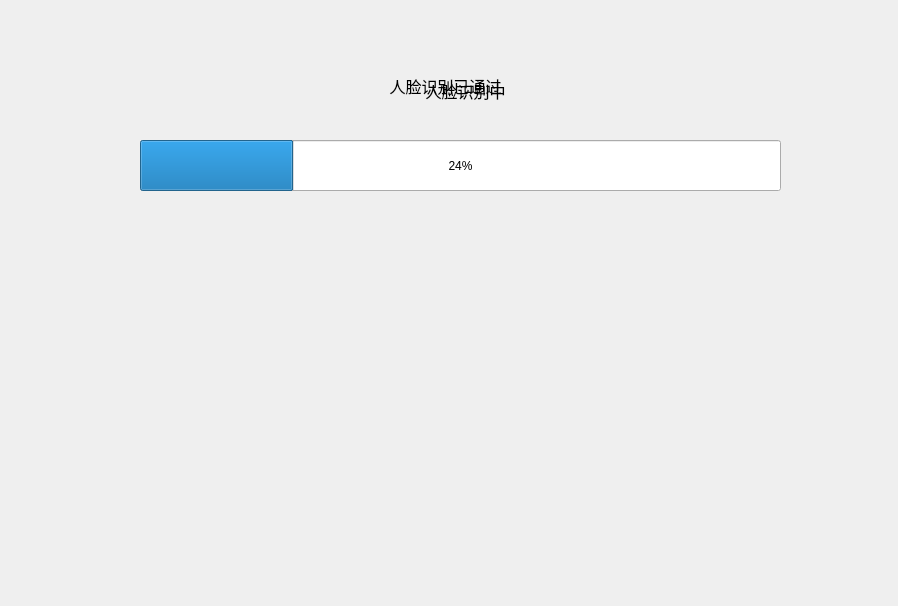
<?xml version="1.0" encoding="UTF-8"?>
<ui version="4.0">
 <class>faceRec</class>
 <widget class="QDialog" name="faceRec">
  <property name="geometry">
   <rect>
    <x>0</x>
    <y>0</y>
    <width>898</width>
    <height>606</height>
   </rect>
  </property>
  <property name="windowTitle">
   <string>身份验证</string>
  </property>
  <widget class="QProgressBar" name="progressBar">
   <property name="geometry">
    <rect>
     <x>140</x>
     <y>140</y>
     <width>641</width>
     <height>51</height>
    </rect>
   </property>
   <property name="value">
    <number>24</number>
   </property>
  </widget>
  <widget class="QWidget" name="verticalLayoutWidget">
   <property name="geometry">
    <rect>
     <x>110</x>
     <y>220</y>
     <width>711</width>
     <height>361</height>
    </rect>
   </property>
   <layout class="QVBoxLayout" name="verticalLayout_camera"/>
  </widget>
  <widget class="QLabel" name="label">
   <property name="geometry">
    <rect>
     <x>160</x>
     <y>60</y>
     <width>611</width>
     <height>61</height>
    </rect>
   </property>
   <property name="font">
    <font>
     <pointsize>12</pointsize>
    </font>
   </property>
   <property name="text">
    <string>人脸识别中</string>
   </property>
   <property name="alignment">
    <set>Qt::AlignCenter</set>
   </property>
  </widget>
  <widget class="QLabel" name="label_2">
   <property name="geometry">
    <rect>
     <x>150</x>
     <y>60</y>
     <width>591</width>
     <height>51</height>
    </rect>
   </property>
   <property name="font">
    <font>
     <pointsize>12</pointsize>
    </font>
   </property>
   <property name="text">
    <string>人脸识别已通过</string>
   </property>
   <property name="alignment">
    <set>Qt::AlignCenter</set>
   </property>
  </widget>
 </widget>
 <resources/>
 <connections/>
</ui>
